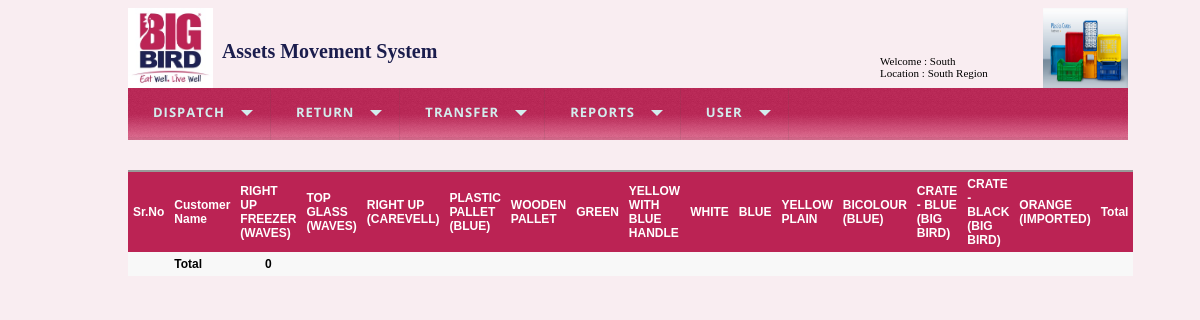
/custwisebalance.php (signed in), run on the app's committed database.
### tables this page shows
CREATE TABLE IF NOT EXISTS `items` (
  `id` int(11) NOT NULL AUTO_INCREMENT,
  `code` varchar(50) DEFAULT NULL,
  `name` varchar(50) NOT NULL,
  `display_name` varchar(50) NOT NULL,
  `item_group` varchar(25) DEFAULT NULL,
  `for_customer` tinyint(1) DEFAULT NULL,
  `department` tinyint(1) DEFAULT NULL,
  `color` varchar(6) NOT NULL,
  `is_active` tinyint(1) NOT NULL DEFAULT '1',
  `created_on` timestamp NOT NULL DEFAULT CURRENT_TIMESTAMP,
  PRIMARY KEY (`id`)
);

### includes/database.php (called while the page is built, shortened)
<?php
function getRows($query_string)
{
    $rs=array();
    $queryId = mysql_query($query_string);
    if (! $queryId)
    {
        throwException($query_string);
        return $rs;
    }
    else
    {
        while($row=mysql_fetch_assoc($queryId))
        {
            $rs[]=$row;
        }
        return $rs;
    }
    return $rs;
}
?>

### custwisebalance.php (the view, shortened to what this page needs)
<?php
$sql="select * from items where is_active=1 order by id";
$items =getRows($sql);
require_once("includes/header.php");
?>
	<table border="0" cellpadding="5" cellspacing="0" width="1000"  class="tblSaveForm">
	<tr class="tableheader" ><td>Sr.No</td> <td> Customer Name </td>
	<?php foreach($items as $item){ ?>
	<td> <?=$item['display_name'] ?> </td>
	<?php } ?>
	<td> Total </td></tr>
	<?php
	$gTotal=0;
			?>
	<tr class="table_total" align="center"  > <td>&nbsp;</td> <td align="left">Total </td>
		<td class="table_total"> <?=number_format($gTotal ,  0 , "." ,  "," )?> </td>
	</tr>
	</table>

### css/styles.css (style rules this page uses)
body { font-family:Arial; font-size:60% !important; background-color:#F9EDF1; }
.tblSaveForm { border-top:2px #999999 solid; background-color: #f8f8f8; }
.tableheader { background-color: #BB2354; color:#FFFFFF; font-weight:600; font-size:12px; }
.table_total { color:#000; font-weight:700; font-size:12px; }

### data on the page
items: display_name "RIGHT UP FREEZER (WAVES)"
items: display_name "TOP GLASS (WAVES)"
items: display_name "RIGHT UP (CAREVELL)"
items: display_name "PLASTIC PALLET (BLUE)"
items: display_name "WOODEN PALLET"
items: display_name "GREEN"
items: display_name "YELLOW WITH BLUE HANDLE"
items: display_name "WHITE"
items: display_name "BLUE"
items: display_name "YELLOW PLAIN"
items: display_name "BICOLOUR (BLUE)"
items: display_name "CRATE - BLUE (BIG BIRD)"
items: display_name "CRATE - BLACK (BIG BIRD)"
items: display_name "ORANGE (IMPORTED)"

### other printed values
$_SESSION['user'] "South"
$_SESSION['location'] "South Region"
$gTotal "0"
